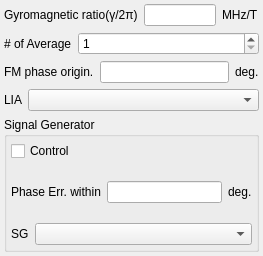
<?xml version="1.0" encoding="UTF-8"?>
<ui version="4.0">
 <class>FrmODMRFM</class>
 <widget class="QMainWindow" name="FrmODMRFM">
  <property name="geometry">
   <rect>
    <x>0</x>
    <y>0</y>
    <width>263</width>
    <height>256</height>
   </rect>
  </property>
  <property name="windowTitle">
   <string>Network Analyzer Control</string>
  </property>
  <widget class="QWidget" name="widget">
   <layout class="QGridLayout" name="gridLayout">
    <property name="leftMargin">
     <number>4</number>
    </property>
    <property name="topMargin">
     <number>4</number>
    </property>
    <property name="rightMargin">
     <number>4</number>
    </property>
    <property name="bottomMargin">
     <number>4</number>
    </property>
    <item row="0" column="0">
     <layout class="QVBoxLayout" name="verticalLayout_2">
      <item>
       <layout class="QHBoxLayout" name="horizontalLayout">
        <item>
         <widget class="QLabel" name="textLabel1_2_5_3">
          <property name="sizePolicy">
           <sizepolicy hsizetype="Fixed" vsizetype="Preferred">
            <horstretch>0</horstretch>
            <verstretch>0</verstretch>
           </sizepolicy>
          </property>
          <property name="text">
           <string>Gyromagnetic ratio(γ/2π)</string>
          </property>
          <property name="wordWrap">
           <bool>false</bool>
          </property>
         </widget>
        </item>
        <item>
         <widget class="QLineEdit" name="m_gamma2pi">
          <property name="sizePolicy">
           <sizepolicy hsizetype="Preferred" vsizetype="Fixed">
            <horstretch>0</horstretch>
            <verstretch>0</verstretch>
           </sizepolicy>
          </property>
          <property name="minimumSize">
           <size>
            <width>40</width>
            <height>0</height>
           </size>
          </property>
         </widget>
        </item>
        <item>
         <widget class="QLabel" name="textLabel1_2_2_4_3">
          <property name="sizePolicy">
           <sizepolicy hsizetype="Fixed" vsizetype="Preferred">
            <horstretch>0</horstretch>
            <verstretch>0</verstretch>
           </sizepolicy>
          </property>
          <property name="text">
           <string>MHz/T</string>
          </property>
          <property name="wordWrap">
           <bool>false</bool>
          </property>
         </widget>
        </item>
       </layout>
      </item>
      <item>
       <layout class="QHBoxLayout">
        <item>
         <widget class="QLabel" name="textLabel1_2_5_3_3_2">
          <property name="sizePolicy">
           <sizepolicy hsizetype="Fixed" vsizetype="Preferred">
            <horstretch>0</horstretch>
            <verstretch>0</verstretch>
           </sizepolicy>
          </property>
          <property name="text">
           <string># of Average</string>
          </property>
          <property name="wordWrap">
           <bool>false</bool>
          </property>
         </widget>
        </item>
        <item>
         <widget class="QSpinBox" name="m_spbAverage">
          <property name="minimum">
           <number>1</number>
          </property>
          <property name="maximum">
           <number>1000</number>
          </property>
         </widget>
        </item>
       </layout>
      </item>
      <item>
       <layout class="QHBoxLayout" name="horizontalLayout_4">
        <item>
         <widget class="QLabel" name="textLabel1_2_5_3_3_3">
          <property name="sizePolicy">
           <sizepolicy hsizetype="Fixed" vsizetype="Preferred">
            <horstretch>0</horstretch>
            <verstretch>0</verstretch>
           </sizepolicy>
          </property>
          <property name="text">
           <string>FM phase origin.</string>
          </property>
          <property name="wordWrap">
           <bool>false</bool>
          </property>
         </widget>
        </item>
        <item>
         <widget class="QLineEdit" name="m_edFMPhaseOrigin">
          <property name="sizePolicy">
           <sizepolicy hsizetype="Preferred" vsizetype="Fixed">
            <horstretch>0</horstretch>
            <verstretch>0</verstretch>
           </sizepolicy>
          </property>
          <property name="minimumSize">
           <size>
            <width>40</width>
            <height>0</height>
           </size>
          </property>
         </widget>
        </item>
        <item>
         <widget class="QLabel" name="textLabel1_2_5_3_3_4">
          <property name="sizePolicy">
           <sizepolicy hsizetype="Fixed" vsizetype="Preferred">
            <horstretch>0</horstretch>
            <verstretch>0</verstretch>
           </sizepolicy>
          </property>
          <property name="text">
           <string>deg.</string>
          </property>
          <property name="wordWrap">
           <bool>false</bool>
          </property>
         </widget>
        </item>
       </layout>
      </item>
     </layout>
    </item>
    <item row="1" column="0">
     <layout class="QHBoxLayout" name="horizontalLayout_5">
      <item>
       <widget class="QLabel" name="textLabel1_2_5_3_5">
        <property name="sizePolicy">
         <sizepolicy hsizetype="Fixed" vsizetype="Preferred">
          <horstretch>0</horstretch>
          <verstretch>0</verstretch>
         </sizepolicy>
        </property>
        <property name="text">
         <string>LIA</string>
        </property>
        <property name="wordWrap">
         <bool>false</bool>
        </property>
       </widget>
      </item>
      <item>
       <widget class="QComboBox" name="m_cmbLIA"/>
      </item>
     </layout>
    </item>
    <item row="2" column="0">
     <widget class="QGroupBox" name="groupBox">
      <property name="sizePolicy">
       <sizepolicy hsizetype="Preferred" vsizetype="Expanding">
        <horstretch>0</horstretch>
        <verstretch>0</verstretch>
       </sizepolicy>
      </property>
      <property name="title">
       <string>Signal Generator</string>
      </property>
      <layout class="QVBoxLayout" name="verticalLayout">
       <property name="leftMargin">
        <number>4</number>
       </property>
       <property name="topMargin">
        <number>4</number>
       </property>
       <property name="rightMargin">
        <number>4</number>
       </property>
       <property name="bottomMargin">
        <number>4</number>
       </property>
       <item>
        <widget class="QCheckBox" name="m_ckbControl">
         <property name="text">
          <string>Control</string>
         </property>
        </widget>
       </item>
       <item>
        <layout class="QHBoxLayout" name="horizontalLayout_2">
         <item>
          <widget class="QLabel" name="textLabel1_2_5_3_3">
           <property name="sizePolicy">
            <sizepolicy hsizetype="Fixed" vsizetype="Preferred">
             <horstretch>0</horstretch>
             <verstretch>0</verstretch>
            </sizepolicy>
           </property>
           <property name="text">
            <string>Phase Err. within</string>
           </property>
           <property name="wordWrap">
            <bool>false</bool>
           </property>
          </widget>
         </item>
         <item>
          <widget class="QLineEdit" name="m_edPhaseErrWithin">
           <property name="sizePolicy">
            <sizepolicy hsizetype="Preferred" vsizetype="Fixed">
             <horstretch>0</horstretch>
             <verstretch>0</verstretch>
            </sizepolicy>
           </property>
           <property name="minimumSize">
            <size>
             <width>40</width>
             <height>0</height>
            </size>
           </property>
          </widget>
         </item>
         <item>
          <widget class="QLabel" name="textLabel1_2_2_4_3_2">
           <property name="sizePolicy">
            <sizepolicy hsizetype="Fixed" vsizetype="Preferred">
             <horstretch>0</horstretch>
             <verstretch>0</verstretch>
            </sizepolicy>
           </property>
           <property name="text">
            <string>deg.</string>
           </property>
           <property name="wordWrap">
            <bool>false</bool>
           </property>
          </widget>
         </item>
        </layout>
       </item>
       <item>
        <layout class="QHBoxLayout" name="horizontalLayout_3">
         <item>
          <widget class="QLabel" name="textLabel1_2_5_3_4">
           <property name="sizePolicy">
            <sizepolicy hsizetype="Fixed" vsizetype="Preferred">
             <horstretch>0</horstretch>
             <verstretch>0</verstretch>
            </sizepolicy>
           </property>
           <property name="text">
            <string>SG</string>
           </property>
           <property name="wordWrap">
            <bool>false</bool>
           </property>
          </widget>
         </item>
         <item>
          <widget class="QComboBox" name="m_cmbSG"/>
         </item>
        </layout>
       </item>
      </layout>
     </widget>
    </item>
   </layout>
  </widget>
 </widget>
 <layoutdefault spacing="6" margin="11"/>
 <tabstops>
  <tabstop>m_gamma2pi</tabstop>
  <tabstop>m_edPhaseErrWithin</tabstop>
  <tabstop>m_edFMPhaseOrigin</tabstop>
 </tabstops>
 <resources/>
 <connections/>
</ui>
